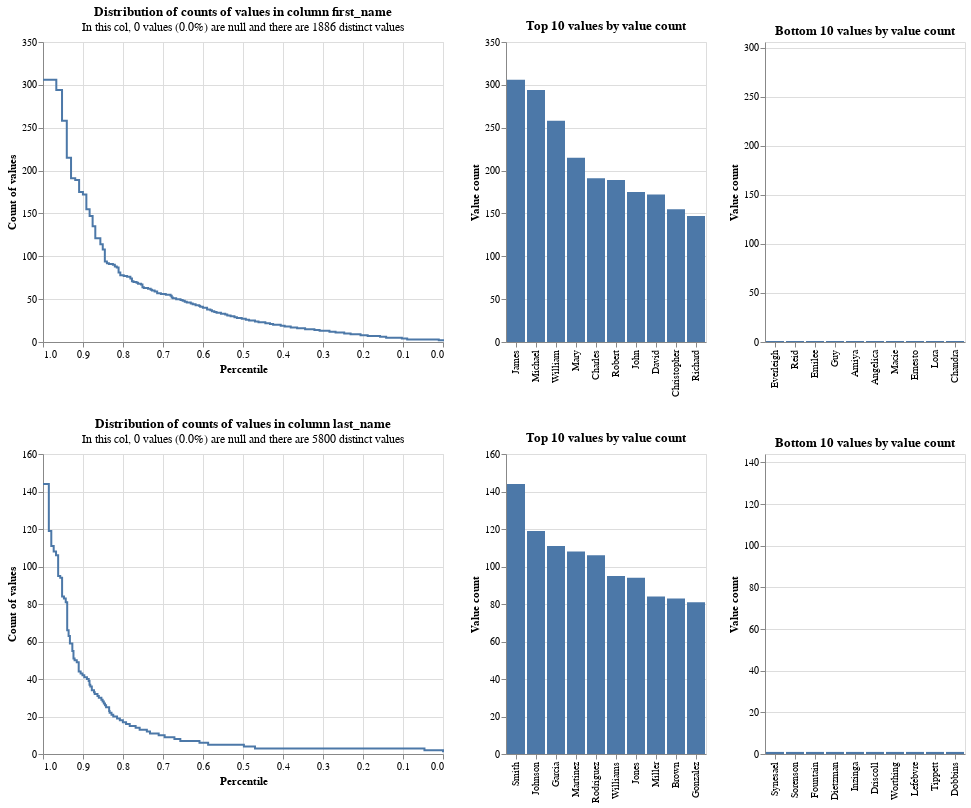

Write notebook code for a chart like this one.
### Code cell
linker.profile_columns(['first_name', 'last_name'])
